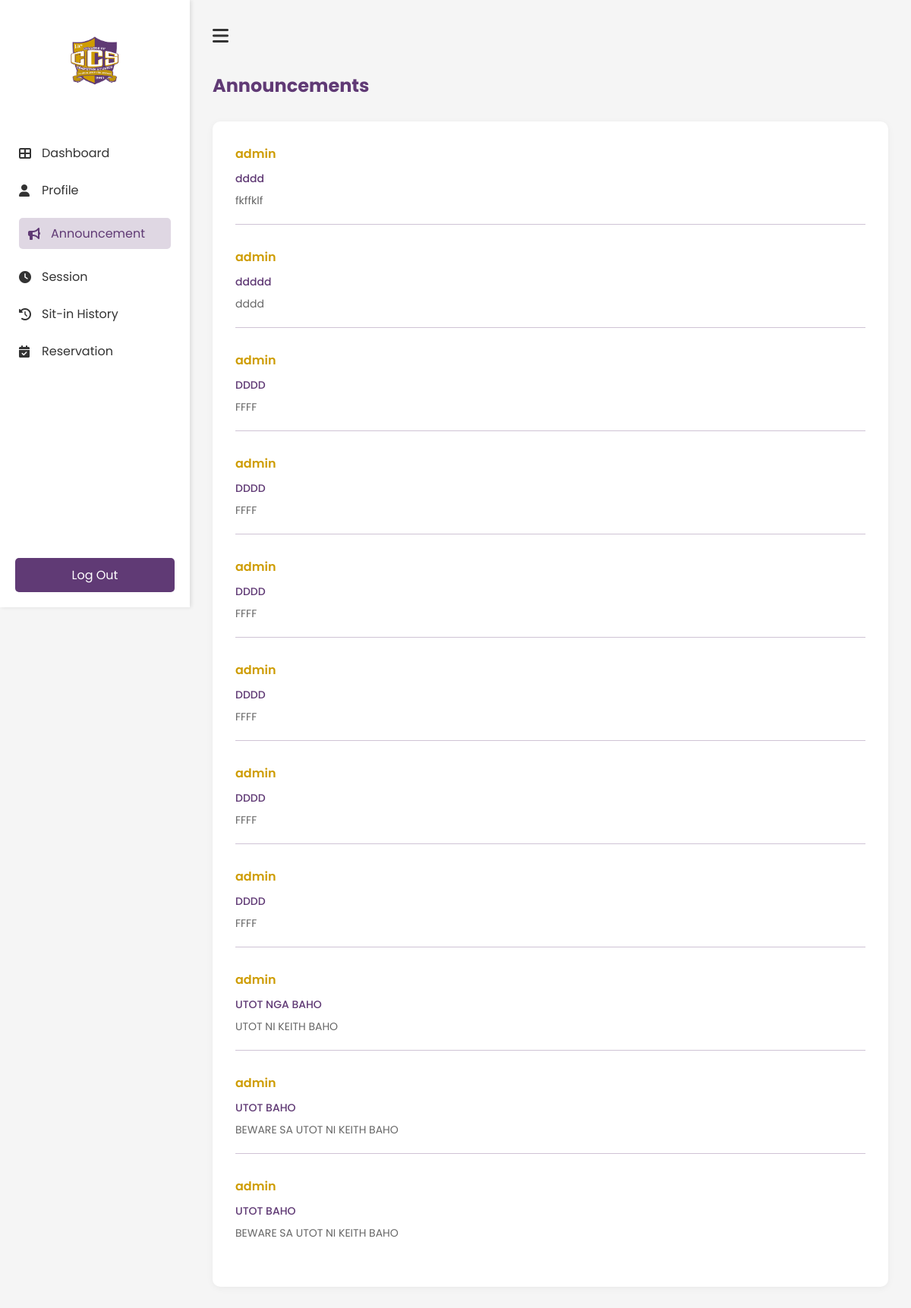
Before: /Announcement (signed in) with the older database file.
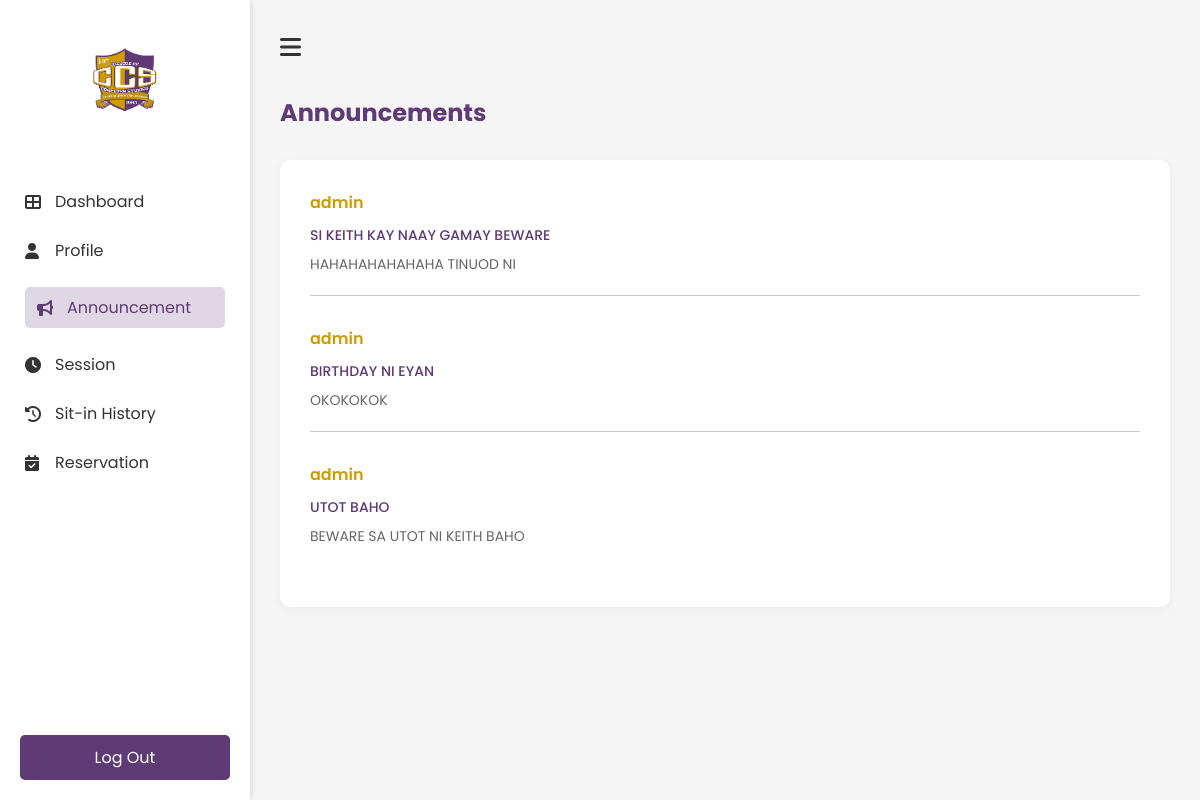
After: the same page with the newer database file.
### tables this page shows
CREATE TABLE announcements (
announcement_id integer primary key autoincrement,
admin_id integer not null,
title text not null,
message text not null,
created_at datetime default current_timestamp,
foreign key (admin_id) references admin(admin_id));

CREATE TABLE admin (
admin_id integer primary key,
username text unique not null,
password text not null);

### app.py (the view)
@app.route('/Announcement')
def Announcement():
    if 'username' not in session:
        return redirect(url_for('login'))
    with sqlite3.connect("users.db") as conn:
        cursor = conn.cursor()
        cursor.execute("""
            SELECT a.announcement_id, a.title, a.message, a.created_at, adm.username
            FROM announcements a
            JOIN admin adm ON a.admin_id = adm.admin_id
            ORDER BY a.created_at DESC
        """)
        announcements = cursor.fetchall()
    return render_template('student/announcement.html', announcements=announcements)

### templates/student/announcement.html (shortened to what this page needs)
<!DOCTYPE html>
<html lang="en">
    <head>
        <link rel="stylesheet" href="{{ url_for('static', filename='student/announcement.css') }}">
        <link rel="stylesheet" href="https://cdnjs.cloudflare.com/ajax/libs/font-awesome/6.0.0-beta3/css/all.min.css">
    </head>
    <body>
        <div class="profile-container">
            <nav class="sidebar" id="sidebar">
                <div class="logo-container">
                    <img src="{{ url_for('static', filename='images/ccs.png') }}" alt="ccs logo" class="logo">
                </div>
                <ul class="nav-links">
                    <li><a href="{{ url_for('Dashboard') }}"><i class="fas fa-th-large"></i>Dashboard</a></li>
                    <li><a href="{{ url_for('Profile') }}"><i class="fas fa-user"></i>Profile</a></li>
                    <li><a href="{{ url_for('Announcement') }}" class="active"><i class="fas fa-bullhorn"></i>Announcement</a></li>
                    <li><a href="{{ url_for('Session') }}"><i class="fas fa-clock"></i>Session</a></li>
                    <li><a href="{{ url_for('History') }}"><i class="fas fa-history"></i>Sit-in History</a></li>
                    <li><a href="{{ url_for('Reservation') }}"><i class="fas fa-calendar-check"></i>Reservation</a></li>
                </ul>
                <div class="logout-section">
                    <a href="{{ url_for('logout') }}" class="logout-btn"></i>Log Out</a>
                </div>
            </nav>
            <main class="main-content">
                <div class="top-bar">
                    <button id="sidebar-toggle" class="hamburger-btn"><i class="fas fa-bars"></i></button>
                </div>
                <h1 class="header">Announcements</h1>
                <div class="announcements-card">
                    {% for announcement in announcements %}
                    <div class="announcement-item">
                        <h3 class="author">{{ announcement[4] }}</h3>
                        <div class="announcement-content">
                            <h4 class="title">{{ announcement[1] }}</h4>
                            <p>{{ announcement[2] }}</p>
                        </div>
                        <div class="divider"></div>
                    </div>
                    {% endfor %}
                </div>
    </body>
</html>

### static/student/announcement.css (style rules this page uses)
* { margin: 0; padding: 0; box-sizing: border-box; font-family: 'Poppins', sans-serif; }
body { background-color: #f5f5f5; }
.sidebar { width: 250px; height: 100vh; position: fixed; left: 0; top: 0; background-color: white; padding: 20px 0; transition: all 0.3s ease; box-shadow: 2px 0 5px rgba(0, 0, 0, 0.1); z-index: 1000; }
.main-content { margin-left: 250px; transition: all 0.3s ease; width: calc(100% - 250px); padding: 20px; }
.logo-container { text-align: center; padding: 20px 0; }
.logo { width: 80px; height: auto; }
.nav-links { list-style: none; padding: 0; margin-top: 30px; }
.nav-links li { padding: 12px 25px; }
.nav-links li a { color: #333; text-decoration: none; display: flex; align-items: center; transition: 0.3s; }
.nav-links li a:hover, .nav-links li a.active { padding: 8px 12px; border-radius: 5px; color: #603A75; background-color: rgba(96, 58, 117, 0.2); }
.nav-links li a i { margin-right: 10px; width: 20px; }
.nav-links li a:hover, .nav-links li a.active { color: #603A75; }
.logout-section { position: absolute; bottom: 20px; width: 100%; padding: 0 20px; }
.logout-btn { display: block; width: 100%; padding: 10px; background-color: #603A75; color: white; text-align: center; text-decoration: none; border-radius: 5px; transition: 0.3s; }
.main-content { flex: 1; padding: 20px; transition: all 0.3s ease; }
.top-bar { display: flex; align-items: center; margin-bottom: 30px; }
.hamburger-btn { background: none; border: none; font-size: 24px; cursor: pointer; margin-right: 15px; color: #333; }
.main-content { padding: 30px; }
.main-content h1 { color: #603A75; margin-bottom: 30px; font-size: 24px; }
.announcements-card { background: white; border-radius: 10px; padding: 30px; box-shadow: 0 2px 10px rgba(0, 0, 0, 0.05); }
.announcement-item { margin-bottom: 30px; }
.author { color: #CE9C01; font-size: 16px; font-weight: 600; margin-bottom: 10px; }
.announcement-content { margin-bottom: 20px; }
.title { color: #603A75; font-size: 14px; font-weight: 500; margin-bottom: 8px; }
.announcement-content p { color: #666; font-size: 14px; line-height: 1.5; }
.divider { height: 1px; background-color: #603A75; opacity: 0.3; margin: 20px 0; width: 100%; }

Changed rows visible on the page:
removed announcements: username "admin", title "dddd", message "fkffklf"
removed announcements: username "admin", title "ddddd", message "dddd"
removed announcements: username "admin", title "DDDD", message "FFFF"
removed announcements: username "admin", title "DDDD", message "FFFF"
removed announcements: username "admin", title "DDDD", message "FFFF"
removed announcements: username "admin", title "DDDD", message "FFFF"
removed announcements: username "admin", title "DDDD", message "FFFF"
removed announcements: username "admin", title "DDDD", message "FFFF"
removed announcements: username "admin", title "UTOT NGA BAHO", message "UTOT NI KEITH BAHO"
removed announcements: username "admin", title "UTOT BAHO", message "BEWARE SA UTOT NI KEITH BAHO"
added announcements: username "admin", title "SI KEITH KAY NAAY GAMAY BEWARE", message "HAHAHAHAHAHAHA TINUOD NI"
added announcements: username "admin", title "BIRTHDAY NI EYAN", message "OKOKOKOK"
